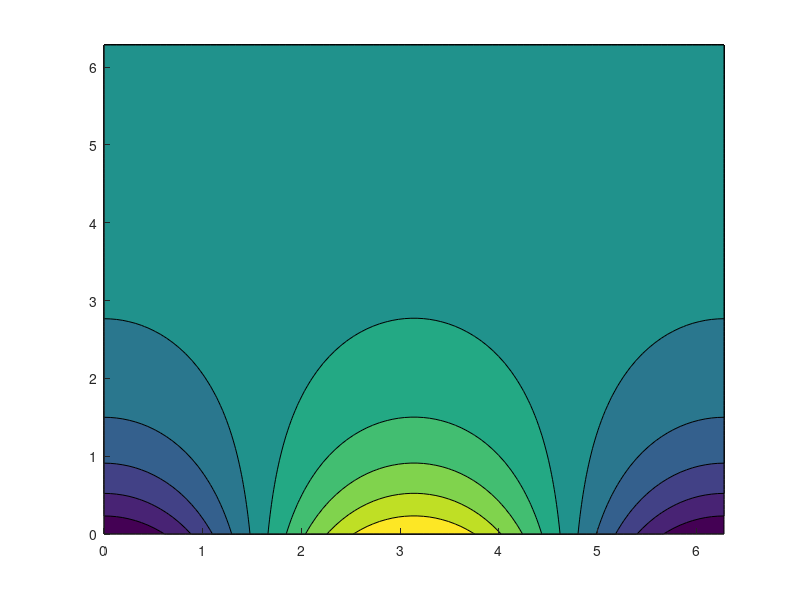

This figure's MATLAB source: (Note: this script raises an error after producing the figure.)
% MAE 542 Midterm Project
%(1-M^2)phi_xx+phi_yy=0
%
%Analytical Solution
clear all;
clc;
%-------constants------
M=0.5;
U=1;
L=2*pi;
ep=0.1;
N=100;
dx=L/2*pi;
dy=L/2*pi;
dphi_dx=zeros(N);dphi_dy=zeros(N);
%-------initializing grid-----------
x=linspace(0,2*pi);
y=linspace(0,2*pi);
[X,Y] = meshgrid(x,y);
%-------------analytical solution-------------
phi=((-U.*ep).*exp(-(sqrt(1-M^2).*Y)).*cos(X))./sqrt(1-M^2);
figure
hold on;
contourf(X,Y,phi,'edgecolor','none'); %contour plot
for j=2:N-1
for i=2:N-1
dphi_dx(i,j) = ((phi(i+1,j)-phi(i-1,j))/2*dx);
dphi_dy(i,j)=((phi(i,j+1)-phi(i,j-1))/2*dy);
end
end
figure
hold on;
contourf(X,Y,dphi_dx,'edgecolor','none'); %contour plot
figure
hold on;
contourf(X,Y,dphi_dy,'edgecolor','none'); %contour plot
